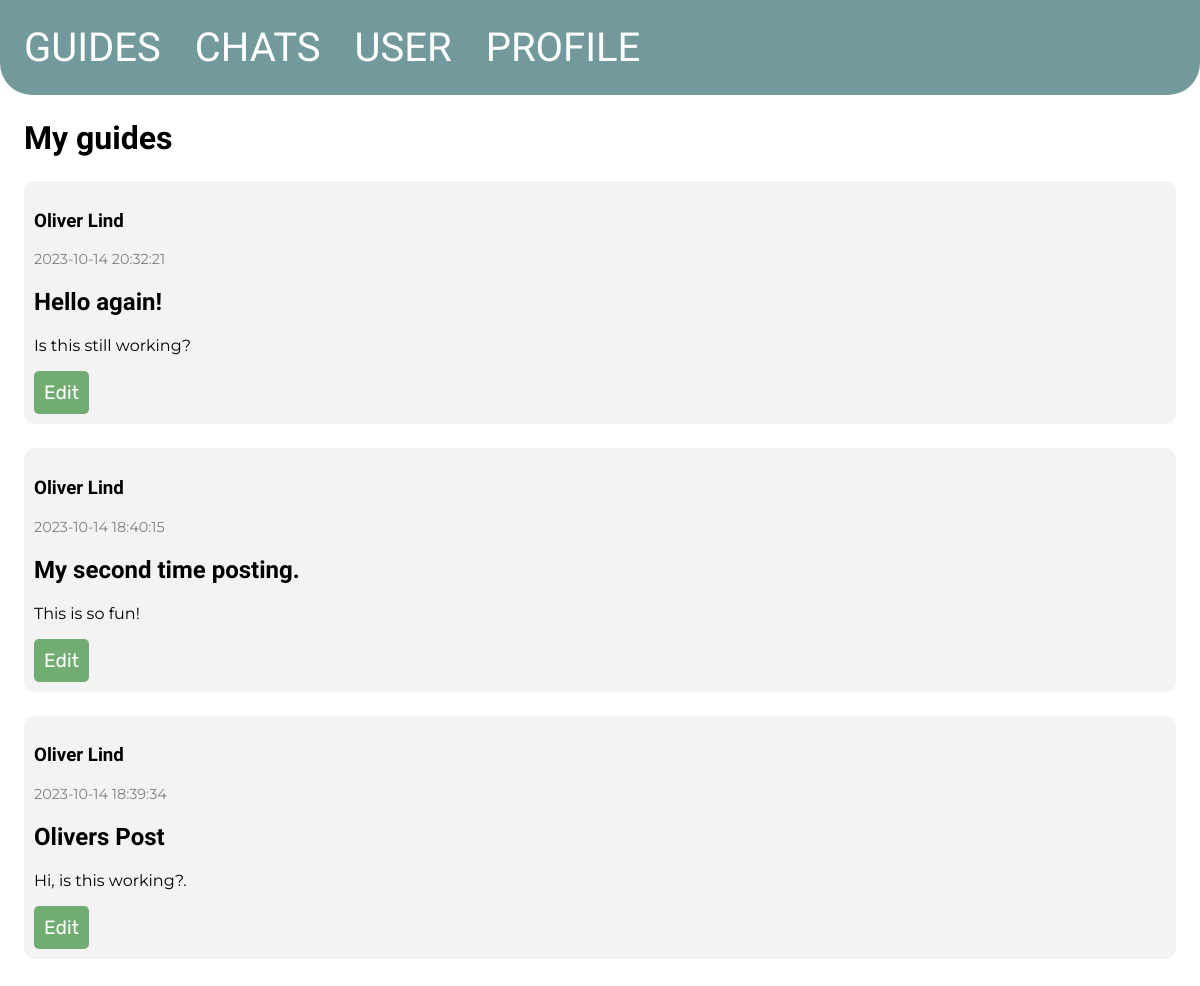
Before: /my-guides/ with the older database file.
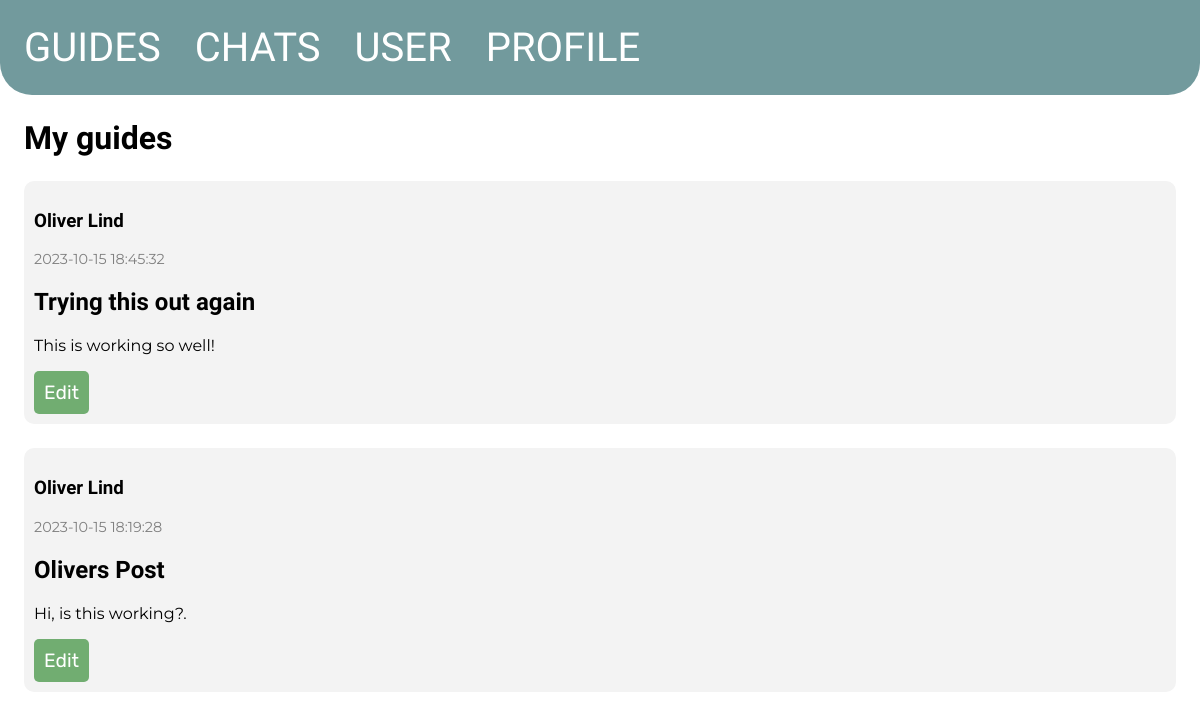
After: the same page with the newer database file.
### tables this page shows
CREATE TABLE posts
(
    id      INTEGER PRIMARY KEY AUTOINCREMENT,
    byUser  INTEGER,
    created TIMESTAMP NOT NULL DEFAULT CURRENT_TIMESTAMP,
    title   TEXT      NOT NULL,
    content TEXT      NOT NULL,
    FOREIGN KEY (byUser) REFERENCES user (id)
);

CREATE TABLE user
(
    id        INTEGER PRIMARY KEY AUTOINCREMENT,
    firstname TEXT NOT NULL,
    lastname  TEXT NOT NULL,
    age       INTEGER,
    country   TEXT
);

### app.py (the view)
@app.route('/my-guides/')
def guides():
    global user_id
    conn = get_db_connection()
    posts = conn.execute('SELECT * FROM posts, user WHERE byUser = ? AND user.id = posts.byUser ORDER BY posts.id DESC',
                         (user_id,)).fetchall()
    conn.close()
    return render_template('my-guides.html', posts=posts)

### app.py (called while the page is built)
def get_db_connection():
    conn = sqlite3.connect('database.db')
    conn.row_factory = sqlite3.Row
    return conn

### templates/my-guides.html
{% extends 'base.html' %}
{% block content %}
    <h1 id="title">{% block title %} My guides {% endblock %}</h1>
    {% for post in posts %}
        <div class='post'>
            <h3>{{ post['firstname'] }}</h3>
            <p id="date">{{ post['created'] }}</p>
            <h2>{{ post['title'] }}</h2>
            <p>{{ post['content'] }}</p>
            <a href="{{ url_for('edit', id=post['id']) }}">Edit</a>
        </div>
    {% endfor %}
{% endblock %}

Changed rows visible on the page:
removed posts: firstname "Oliver Lind", created "2023-10-14 20:32:21", title "Hello again!", content "Is this still working?"
changed posts: created "2023-10-14 18:40:15" → "2023-10-15 18:45:32"; title "My second time posting." → "Trying this out again"; content "This is so fun!" → "This is working so well!"
changed posts "Olivers Post": created "2023-10-14 18:39:34" → "2023-10-15 18:19:28"
